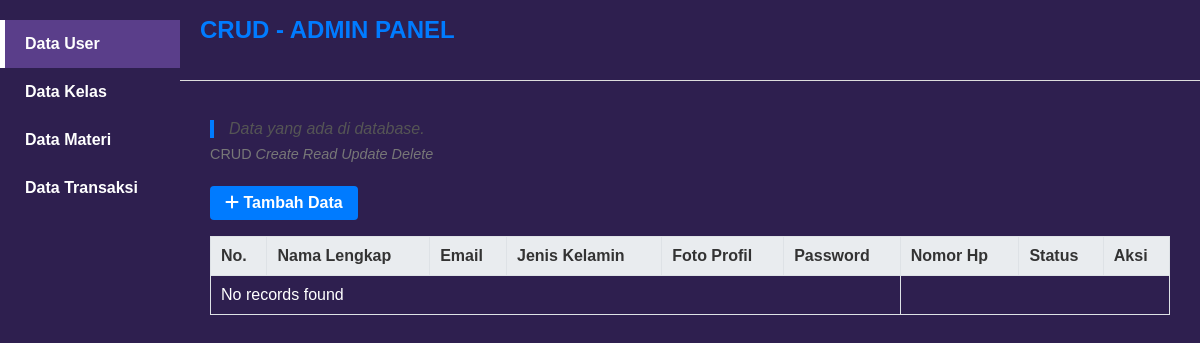
Page /admin/index.php on the earlier database version.
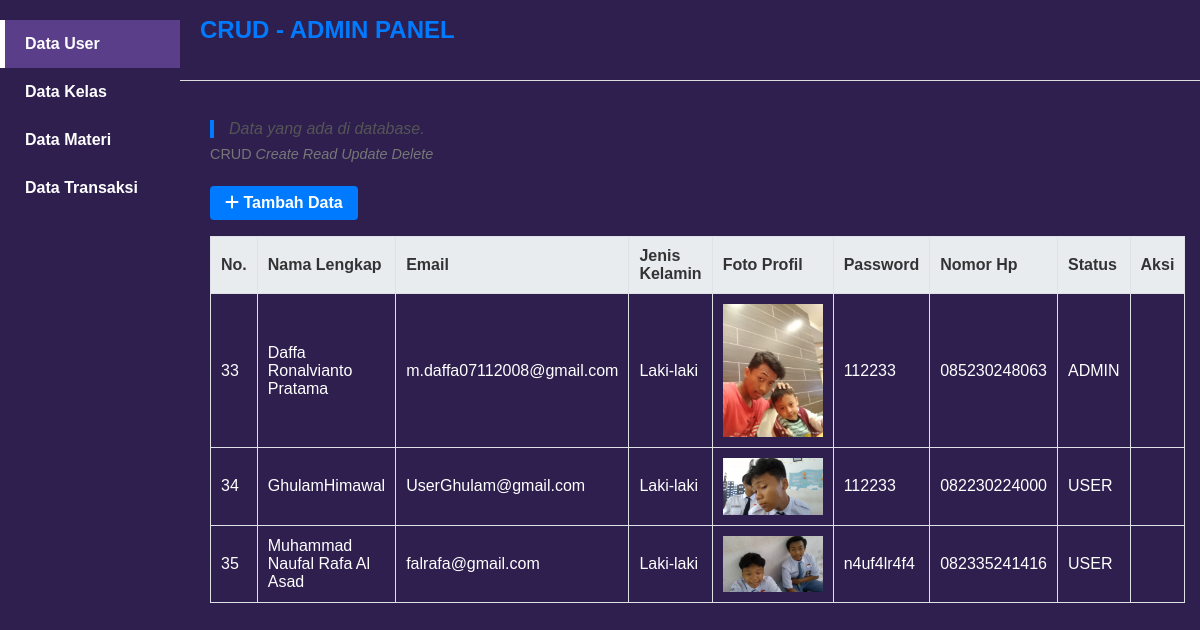
Same page on the later database version.
### tables this page shows
CREATE TABLE `users` (
  `US_ID` int(255) NOT NULL,
  `US_NAME` varchar(255) NOT NULL,
  `US_EMAIL` varchar(255) NOT NULL,
  `Jenis_Kelamin` varchar(255) NOT NULL,
  `FILE_KTP` varchar(255) NOT NULL,
  `FILE_PHOTO` varchar(255) NOT NULL,
  `US_Password` varchar(255) NOT NULL,
  `US_No.hp` varchar(255) NOT NULL,
  `US_STAT` varchar(255) NOT NULL DEFAULT 'USER'
);

### admin/index.php (the view, shortened to what this page needs)
<?php
$servername = "localhost";
$username = "root";
$password = "";
$db = "ukl_coinomy";
$conn = new mysqli($servername, $username, $password, $db);
?>
<html>
<head>
    <link rel="stylesheet" href="admin.css">
</head>
<body>
    <nav class="navbar">
            <a class="navbar-brand" href="#">
                CRUD - ADMIN PANEL
            </a>
    </nav>
    <div class="flex-wrapper">
        <aside class="sidebar">
            <ul>
                <li><a href="#" class="active">Data User</a></li>
                <li><a href="Class/Ctabel.php">Data Kelas</a></li>
                <li><a href="materi/Tabelmateri.php">Data Materi</a></li>
                <li><a href="Transaksi/index.php">Data Transaksi</a></li>
            </ul>
        </aside>
        <div class="container">
            <figure>
                <blockquote class="blockquote">
                    <p>Data yang ada di database.</p>
                </blockquote>
                <figcaption class="blockquote-footer">
                    CRUD <cite title="Source Title">Create Read Update Delete</cite>
                </figcaption>
            </figure>
            <a href="Second.php" class="btn-primary"><i class="fa-solid fa-plus"></i> Tambah Data</a>
            <div class="table-wrapper">
                <table class="custom-table">
                    <thead>
                        <tr>
                            <th>No.</th>
                            <th>Nama Lengkap</th>
                            <th>Email</th>
                            <th>Jenis Kelamin</th>
                            <th>Foto Profil</th>
                            <th>Password</th>
                            <th>Nomor Hp</th>
                            <th>Status</th>
                            <th>Aksi</th>
                            <?php
                            $sql = "SELECT * FROM users";
                            $result = $conn->query($sql);
                            if ($result->num_rows > 0) {
                                while ($row = $result->fetch_assoc()) { ?>
                        <tr>
                            <td><?= $row['US_ID'] ?></td>
                            <td><?= $row['US_NAME'] ?></td>
                            <td><?= $row['US_EMAIL'] ?></td>
                            <td><?= $row['Jenis_Kelamin'] ?></td>
                            <td><img src='<?= $row['FILE_KTP'] ?>' alt='<?= $row['FILE_KTP'] ?>' style='width:100px; height:auto;'></td>
                            <td><?= $row['US_Password'] ?></td>
                            <td><?= $row['US_No.hp'] ?></td>
                            <td><?= $row['US_STAT'] ?></td>
                            <td>
                                <a href='edit/Second.php?edit=<?= $row['US_ID'] ?>'><box-icon type='solid' name='pencil'></box-icon> </box-icon></a>
                                <a href='index.php?delete=<?= $row['US_ID'] ?>' onclick='return confirm("Are you sure you want to delete this record?");'><box-icon type='solid' name='trash-alt'></a>
                            </td>
                        </tr>
                <?php
                                }
                            } else {
                                echo "<tr><td colspan='6'>No records found</td></tr>";
                            }
                ?>
                </table>
            </div>
        </div>
    </div>
</body>
</html>

### admin/admin.css (style rules this page uses)
body, h1, p, figure, blockquote, figcaption, table, th, td, a { margin: 0; padding: 0; box-sizing: border-box; font-family: Arial, sans-serif; }
body { background-color: #fff; color: #333; }
nav.navbar .navbar-brand { font-weight: bold; font-size: 1.5rem; color: #007bff; text-decoration: none; }
.container { max-width: 1140px; margin: 20px auto; padding: 0 15px; }
figure blockquote { font-style: italic; color: #555; border-left: 4px solid #007bff; padding-left: 15px; margin-bottom: 0.5rem; }
figcaption { font-size: 0.9rem; color: #777; margin-bottom: 1.5rem; }
a.btn-primary, a.btn-primary:visited { display: inline-block; background-color: #007bff; color: white; padding: 8px 15px; border-radius: 4px; text-decoration: none; font-weight: 600; margin-bottom: 1rem; transition: background-color 0.3s ease; }
.table-wrapper { overflow-x: auto; }
table.custom-table { width: 100%; border-collapse: collapse; border: 1px solid #dee2e6; margin-bottom: 1.5rem; }
table.custom-table th, table.custom-table td { border: 1px solid #dee2e6; padding: 10px; text-align: left; vertical-align: middle; }
table.custom-table th { background-color: #e9ecef; font-weight: 600; }
table.custom-table a { color: #007bff; text-decoration: none; margin-right: 8px; }
.flex-wrapper { display: flex; min-height: 100vh; background-color: #2e1f4f; }
.sidebar { position: fixed; top: 0; left: 0; width: 180px; height: 100vh; background-color: #2e1f4f; color: white; padding-top: 20px; box-sizing: border-box; z-index: 1000; }
.sidebar ul { list-style: none; padding: 0; margin: 0; }
.sidebar ul li { margin-bottom: 0; }
.sidebar ul li a { color: white; text-decoration: none; font-weight: 600; display: block; padding: 15px 20px; border-left: 5px solid transparent; transition: background-color 0.3s ease, border-left-color 0.3s ease; }
.sidebar ul li a:hover, .sidebar ul li a.active { background-color: #5a3e8a; border-left-color: #fff; }
.container { margin-left: 180px; padding: 20px 30px; margin-top: 60px; border-radius: 0; color: #000; box-sizing: border-box; min-height: calc(100vh - 60px); margin-top: 100px; width: 100%; }
nav.navbar { position: fixed; top: 0; right: 0; left: 180px; height: 60px; border-bottom: 1px solid #ddd; padding: 10px 20px; z-index: 1100; background-color: #2e1f4f; }
nav.navbar .navbar-brand { font-weight: bold; font-size: 1.5rem; color: #007bff; text-decoration: none; line-height: 40px; }
thead td { color: white; }

Differences in the rows shown:
added users: US_ID "33", US_NAME "Daffa Ronalvianto Pratama", US_EMAIL "m.daffa07112008@gmail.com", Jenis_Kelamin "Laki-laki", FILE_KTP (picture), US_Password "112233", hp "085230248063", US_STAT "ADMIN"
added users: US_ID "34", US_NAME "GhulamHimawal", US_EMAIL "UserGhulam@gmail.com", Jenis_Kelamin "Laki-laki", FILE_KTP (picture), US_Password "112233", hp "082230224000", US_STAT "USER"
added users: US_ID "35", US_NAME "Muhammad Naufal Rafa Al Asad", US_EMAIL "falrafa@gmail.com", Jenis_Kelamin "Laki-laki", FILE_KTP (picture), US_Password "n4uf4lr4f4", hp "082335241416", US_STAT "USER"
Other differences:
text no longer shown: "No records found"
